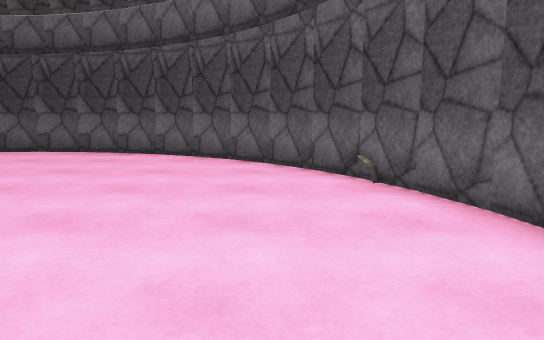
View 1 (above)

12 first-person views from a walk through a scene from a Unity 3-D project. The camera is 1.2 m above the floor, tilts 8° down and sees 70° across. The floor is counted in squares, 1 m on a side. Each view is taken from the middle of a square. On the plan, view 1 faces up. The plan holds only what a view shows up to about 15 squares ahead; the rest is blank. The place goes on beyond the plan. Some animated figures are left out. Surface patterns are stand-ins for the level's own textures.

View 2
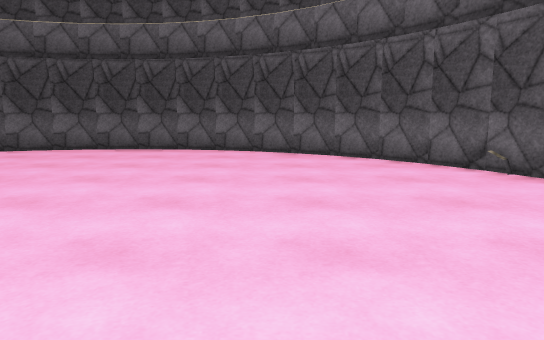

View 3
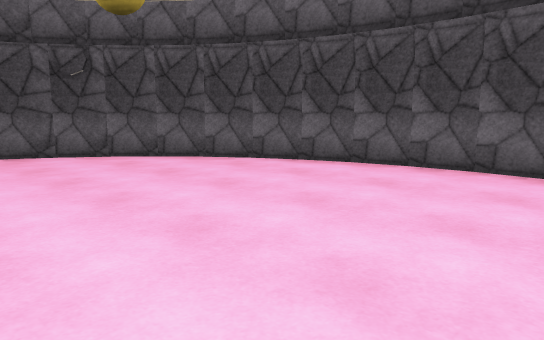

View 4
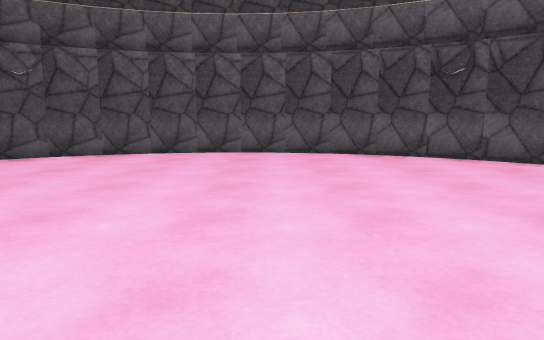

View 5
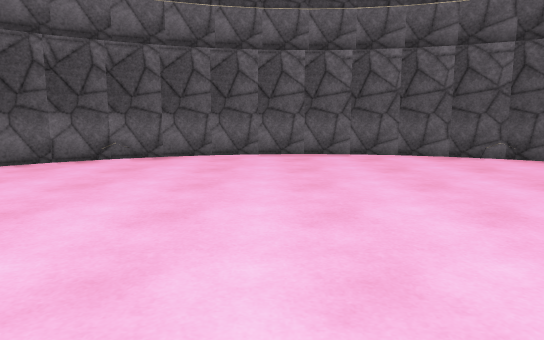

View 6
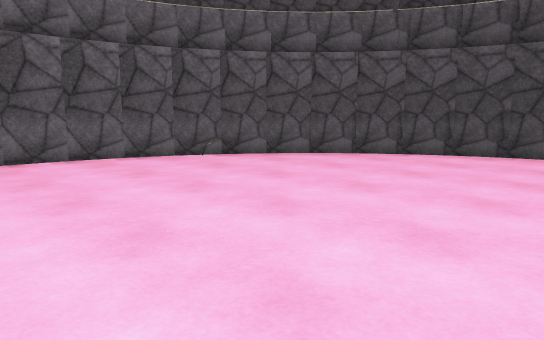

View 7
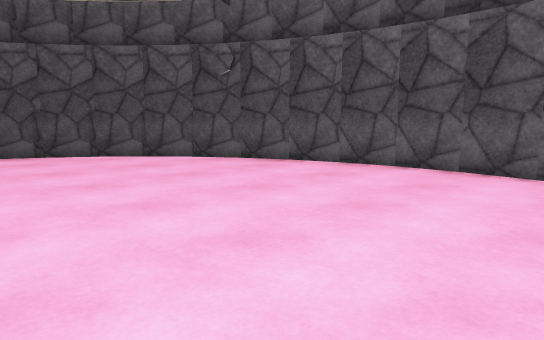

View 8
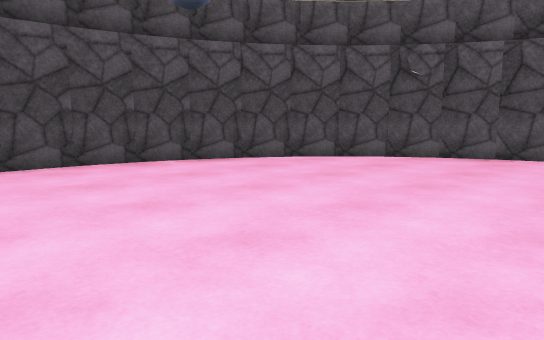

View 9
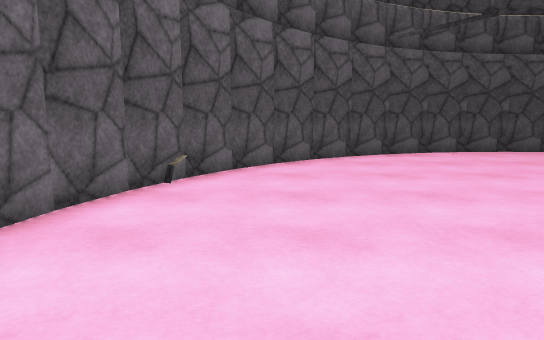

View 10
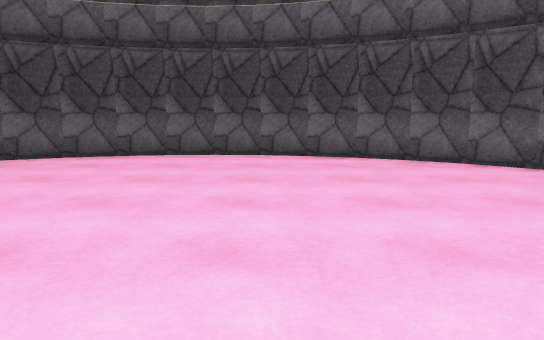

View 11
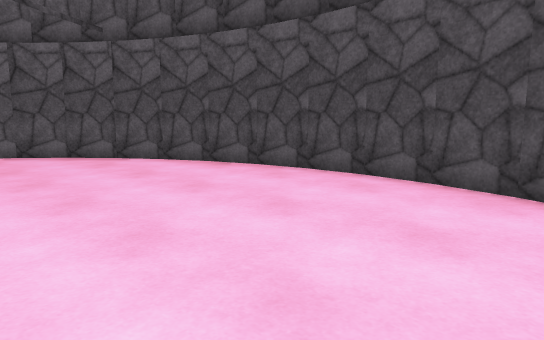

View 12
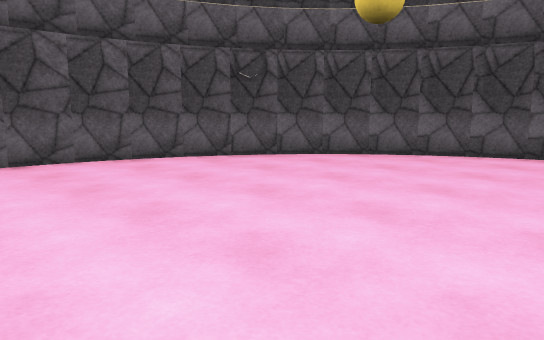

### Floor plan
Points are (right, up) in squares from view 1. A wall is a line through its corners. A room is listed if a view was taken in it or the views show most of it. See-through windows are left out.
Room 1 (views 1, 2, 3, 4, 5, 6, 7, 8, 9, 10)
walls: (-3.5, 12) (-5, 12.6); (-4.9, 12.5) (-6.4, 12.8); (-2.3, 11.4) (-3.6, 12.1); (-6.3, 12.8) (-7.8, 12.9); (-1.1, 10.6) (-2.4, 11.5); (-7.7, 12.9) (-9.2, 12.8); (0, 9.7) (-1.1, 10.7); (-9.1, 12.8) (-10.6, 12.5) (-12, 12.1); (0.9, 8.6) (-0.1, 9.7); (1.7, 7.4) (0.8, 8.7); (-11.8, 12.1) (-13.3, 11.4); (2.4, 6.1) (1.6, 7.6); (-13.2, 11.5) (-14.4, 10.6); (2.8, 4.8) (2.3, 6.2); (-14.3, 10.7) (-15.6, 9.6); (3.1, 3.3) (2.8, 4.9); (-15.4, 9.8) (-16.5, 8.6); (-16.4, 8.7) (-17.3, 7.4); (3, 0.5) (3.1, 2) (3, 3.4); (-17.2, 7.5) (-17.8, 6.2) (-18.3, 4.8) (-18.6, 3.4); (2.8, -0.9) (3.1, 0.6); (2.3, -2.2) (2.8, -0.8); (1.6, -3.6) (2.3, -2.1); (-18.6, 3.5) (-18.7, 1.9); (0.8, -4.7) (1.7, -3.4); (-18.7, 2) (-18.6, 0.5); (-0.1, -5.8) (1, -4.6); (-18.6, 0.7) (-18.3, -0.9); (-1.2, -6.7) (0, -5.7); (-2.3, -7.5) (-1.1, -6.6)
ways out: opening at (-16, 0) to room 2; opening at (-3, -6) to room 2
Room 2 (views 11, 12)
walls: (-10.7, -8.5) (-9.1, -8.8); (-12, -8.1) (-10.6, -8.5); (-9.2, -8.8) (-7.7, -8.9); (-14.5, -6.6) (-13.2, -7.4) (-11.9, -8.1); (-7.8, -8.9) (-6.3, -8.8); (-15.5, -5.7) (-14.4, -6.7); (-6.5, -8.8) (-4.9, -8.5); (-16.5, -4.5) (-15.4, -5.8); (-5, -8.6) (-3.6, -8.1); (-17.3, -3.4) (-16.4, -4.7); (-3.7, -8.1) (-2.2, -7.4); (-17.9, -2.1) (-17.2, -3.5); (-18.3, -0.8) (-17.8, -2.2)
ways out: opening at (-16, 0) to room 1; opening at (-3, -6) to room 1

Where each view was taken, in squares from view 1:
view 1: 0 up, 0 right, facing up
view 2: 1 down, 3 left, facing up
view 3: 4 up, 5 left, facing up-left
view 4: 3 up, 6 left, facing left
view 5: 3 up, 9 left, facing right
view 6: 4 up, 8 left, facing down-right
view 7: 5 up, 10 left, facing down-left
view 8: 1 up, 6 left, facing down-left
view 9: 4 up, 0 right, facing down
view 10: 1 up, 6 left, facing up
view 11: 2 down, 12 left, facing down-right
view 12: 0 up, 8 left, facing up-left
